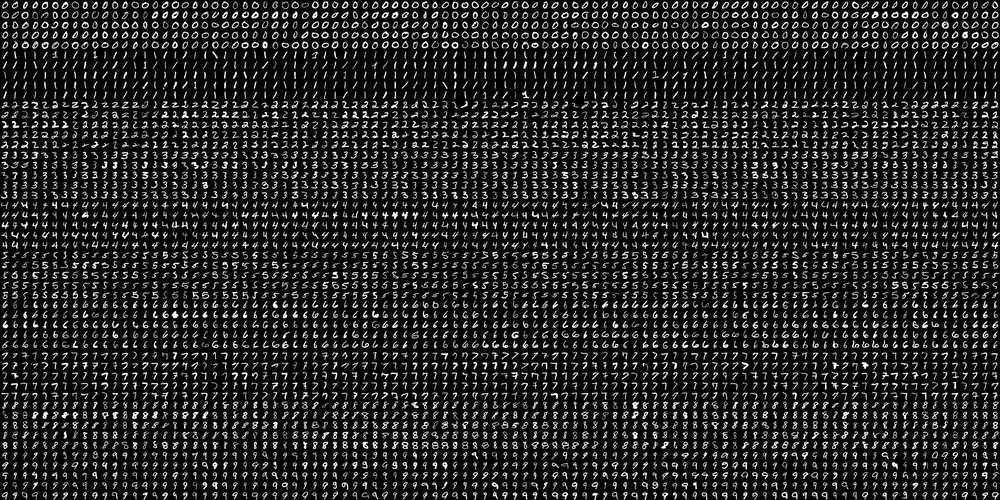
#> input picture digits.png, 1000 x 500 px, shrunk from 2000 x 1000 before the run
$ python 'Neural Network.py'
#> lines starting #> are read from the running program, lines starting #| are printed output that depends on the picture
import numpy as np
import cv2 as cv
from matplotlib import pyplot as plt

np.random.seed(0)

class model:

    def __init__(self):
        self.layer = []

    def add(self, layers):
        self.layer.append(layers)

    # [11 lines left out: function train, not called in this run]

class layers:

    def __init__(self, train_in = np.zeros(shape=(0)), num_input = 0, num_output = 0, actua = '', bias = 0):
        self.num_input = num_input
        self.num_output = num_output
        self.data = np.zeros(shape=(0))
        self.weight = np.zeros(shape=(num_input, num_output))
        if num_input != 0 and num_output != 0:
            self.weight = np.random.random_sample((num_input, num_output))
        self.actua = actua
        self.derive = 0
        self.output = train_in
        self.bias = bias
        self.count = 1

    # [35 lines left out: functions actuation, forward, backpropagation, not called in this run]


    def size(self):
        return np.array[self.num_input, self.num_output]


#data import and clean
img = cv.imread('digits.png')
#> img is the input picture: shape (500, 1000, 3); min 0, max 255, mean 36.1
gray = cv.cvtColor(img, cv.COLOR_BGR2GRAY)
print(img.shape[0])
#| 500
print(img.shape[1])
#| 1000

cells = [np.hsplit(row, 100) for row in np.vsplit(gray, 50)]
#> cells = 50 items

x = np.array(cells)
#20X20 pixels per image
plt.imshow(x[5][0])
print(x[5][0])
#| [[  0   0   1   3   3   2   0   0   0   0]
#|  [  0   0   0   0   1   1  26  44   0   1]
#|  [  0   0   0   1   2   0 191 146   0   3]
#|  [  0   0   0   3   0 101 214  15   1   1]
#|  [  0   0   2   1  22 219  72   0   2   0]
#|  [  0   0   2   0 183 161   0   3   0   0]
#|  [  0   3   0  76 242  33   1   2   0   0]
#|  [  1   1   1 197 150   0   2   0   0   0]
#|  [  1   0   3 182  67   1   3   0   0   0]
#|  [  0   0   0   4   4   1   3   0   0   0]]


network = model()
network.add(layers(0 ,20, 100, 'relu'))
network.add(layers(0 ,100, 50, 'relu'))
network.add(layers(0 ,50, 10, 'relu'))
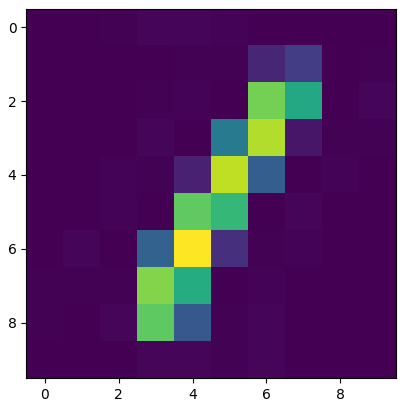
#> figure drawn by matplotlib, 1 panel
